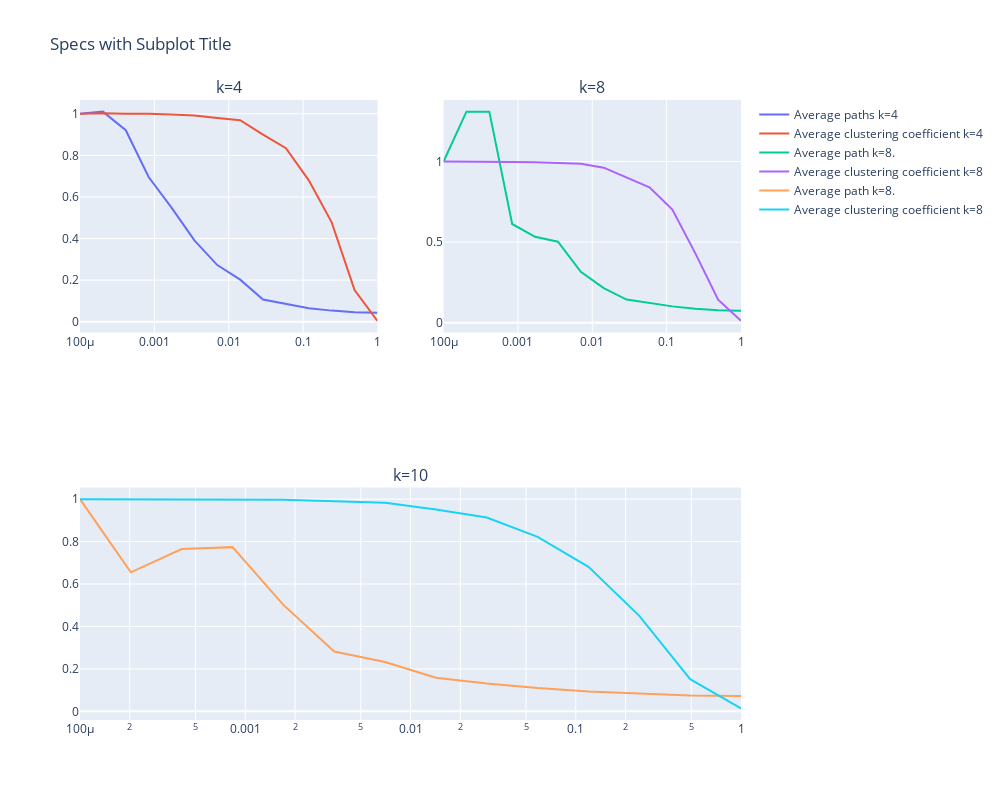

Here is the notebook cell this chart was saved with:
### Code cell
fig = make_subplots(
    rows=2, cols=2,
    specs=[[{}, {}],
           [{"colspan": 2}, None]],
    subplot_titles=("k=4","k=8", "k=10")

)

fig.add_trace(
    trace1,
    row=1, col=1
)
fig.add_trace(
    trace2,
    row=1, col=1
)
fig.add_trace(
    trace3,
    row=1, col=2
)
fig.add_trace(
    trace4,
    row=1, col=2
)
fig.add_trace(
    trace5,
    row=2, col=1
)
fig.add_trace(
    trace6,
    row=2, col=1
)
fig.update_xaxes(type="log")
fig.update_xaxes(type="log")
fig.update_xaxes(type="log")
fig.update_layout(title_text="Specs with Subplot Title", height=800, width=1000)
fig.show()

### Figure 1 — Plotly figure (JSON) as saved in the notebook; plotly's stock layout.template omitted (floating-point values rounded to 4 significant figures)
{"data": [{"mode": "lines", "name": "Average paths k=4", "type": "scatter", "x": [0.0001, 0.0002031, 0.0004125, 0.0008377, 0.001701, 0.003455, 0.007017, 0.01425, 0.02894, 0.05878, 0.1194, 0.2424, 0.4924, 1], "xaxis": "x", "y": [1, 1.01, 0.921, 0.696, 0.5488, 0.391, 0.2724, 0.2022, 0.1067, 0.08639, 0.06468, 0.05334, 0.04522, 0.0429], "yaxis": "y"}, {"mode": "lines", "name": "Average clustering coefficient k=4", "type": "scatter", "x": [0.0001, 0.0002031, 0.0004125, 0.0008377, 0.001701, 0.003455, 0.007017, 0.01425, 0.02894, 0.05878, 0.1194, 0.2424, 0.4924, 1], "xaxis": "x", "y": [1, 1.002, 1.0, 1.001, 0.9965, 0.9916, 0.9793, 0.9689, 0.8997, 0.8343, 0.68, 0.4777, 0.1527, 0.004045], "yaxis": "y"}, {"mode": "lines", "name": "Average path k=8.", "type": "scatter", "x": [0.0001, 0.0002031, 0.0004125, 0.0008377, 0.001701, 0.003455, 0.007017, 0.01425, 0.02894, 0.05878, 0.1194, 0.2424, 0.4924, 1], "xaxis": "x2", "y": [1, 1.309, 1.309, 0.6121, 0.5325, 0.5024, 0.3156, 0.2138, 0.1432, 0.1219, 0.1009, 0.08568, 0.07716, 0.07429], "yaxis": "y2"}, {"mode": "lines", "name": "Average clustering coefficient k=8", "type": "scatter", "x": [0.0001, 0.0002031, 0.0004125, 0.0008377, 0.001701, 0.003455, 0.007017, 0.01425, 0.02894, 0.05878, 0.1194, 0.2424, 0.4924, 1], "xaxis": "x2", "y": [1, 1.0, 1.0, 0.9973, 0.9957, 0.9909, 0.9854, 0.9616, 0.9027, 0.8399, 0.7015, 0.4312, 0.1419, 0.01093], "yaxis": "y2"}, {"mode": "lines", "name": "Average path k=8.", "type": "scatter", "x": [0.0001, 0.0002031, 0.0004125, 0.0008377, 0.001701, 0.003455, 0.007017, 0.01425, 0.02894, 0.05878, 0.1194, 0.2424, 0.4924, 1], "xaxis": "x3", "y": [1, 0.655, 0.7647, 0.7737, 0.5014, 0.282, 0.2327, 0.1588, 0.1311, 0.1094, 0.0932, 0.08236, 0.07474, 0.07201], "yaxis": "y3"}, {"mode": "lines", "name": "Average clustering coefficient k=8", "type": "scatter", "x": [0.0001, 0.0002031, 0.0004125, 0.0008377, 0.001701, 0.003455, 0.007017, 0.01425, 0.02894, 0.05878, 0.1194, 0.2424, 0.4924, 1], "xaxis": "x3", "y": [1, 0.9992, 0.9996, 0.9985, 0.9974, 0.9901, 0.9826, 0.9513, 0.913, 0.8224, 0.6808, 0.4501, 0.1515, 0.01396], "yaxis": "y3"}], "layout": {"annotations": [{"font": {"size": 16}, "showarrow": false, "text": "k=4", "x": 0.225, "xanchor": "center", "xref": "paper", "y": 1, "yanchor": "bottom", "yref": "paper"}, {"font": {"size": 16}, "showarrow": false, "text": "k=8", "x": 0.775, "xanchor": "center", "xref": "paper", "y": 1, "yanchor": "bottom", "yref": "paper"}, {"font": {"size": 16}, "showarrow": false, "text": "k=10", "x": 0.5, "xanchor": "center", "xref": "paper", "y": 0.375, "yanchor": "bottom", "yref": "paper"}], "height": 800, "title": {"text": "Specs with Subplot Title"}, "width": 1000, "xaxis": {"anchor": "y", "autorange": true, "domain": [0, 0.45], "range": [-4.0, 0], "type": "log"}, "xaxis2": {"anchor": "y2", "autorange": true, "domain": [0.55, 1], "range": [-4.0, 0], "type": "log"}, "xaxis3": {"anchor": "y3", "autorange": true, "domain": [0, 1], "range": [-4.0, 0], "type": "log"}, "yaxis": {"anchor": "x", "autorange": true, "domain": [0.625, 1], "range": [-0.05186, 1.066], "type": "linear"}, "yaxis2": {"anchor": "x2", "autorange": true, "domain": [0.625, 1], "range": [-0.06121, 1.382], "type": "linear"}, "yaxis3": {"anchor": "x3", "autorange": true, "domain": [0, 0.375], "range": [-0.04082, 1.055], "type": "linear"}}}
